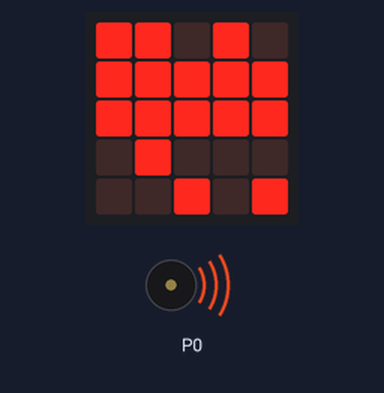
This program was run on a simulated BBC micro:bit (MakeCode). Parts: the board's 5×5 LED display, buzzer (waves = sounding).

Above: at 0.5 s.
At 3.0 s:
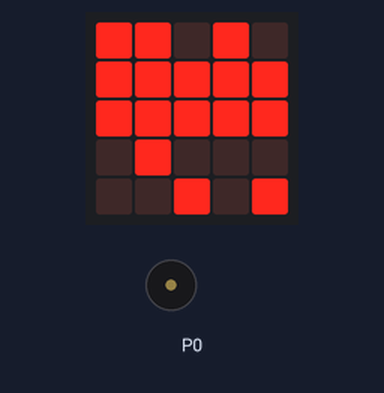
At 4.5 s:
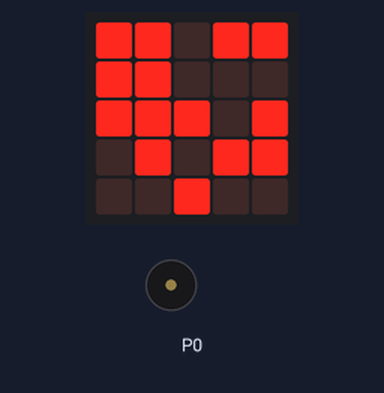
Timing chart, 0 to 6.0 s (numbered marks = the images above):
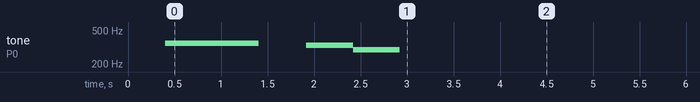

The program:

main.ts
```typescript
input.onGesture(Gesture.Shake, function () {

})
basic.showLeds(`
    # # . # .
    # # # # #
    # # # # #
    . # . . .
    . . # . #
    `)
music.playMelody("F F - E D - - - ", 120)
basic.forever(function () {
    basic.showLeds(`
        # # . # #
        # # . . .
        # # # . #
        . # . # #
        . . # . .
        `)
})
```

test.ts
```typescript
// tests gaan hier; deze zal niet worden gecompileerd wanneer dit pakket wordt gebruikt als extensie.
```
